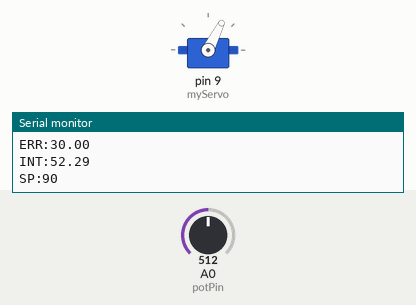
The sketch below on a simulated Arduino Uno, built with avr-gcc and run on an emulated ATmega328P. On the bench: servo, the last lines printed to the serial monitor. The inputs (shaded band) are chosen by the test bench; at power-on: A0 (potPin) = 512.

Above: at 1.2 s.
1.3 s: A0 (potPin) set to 1023
At 4.05 s:
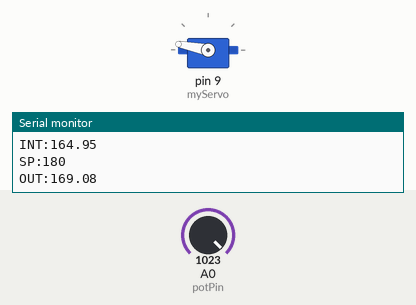
4.3 s: A0 (potPin) set to 448
At 7.05 s:
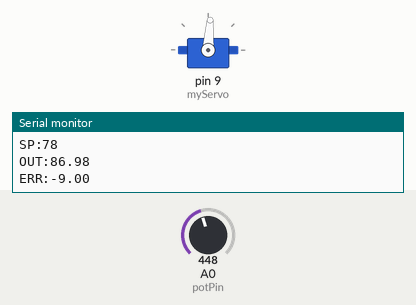
7.3 s: A0 (potPin) set to 437
10.3 s: A0 (potPin) set to 158
At 12.88 s:
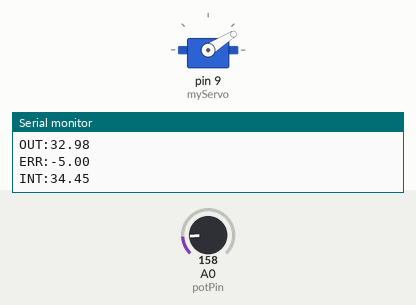
13.3 s: A0 (potPin) set to 131
16.3 s: A0 (potPin) set to 0
At 20.1 s:
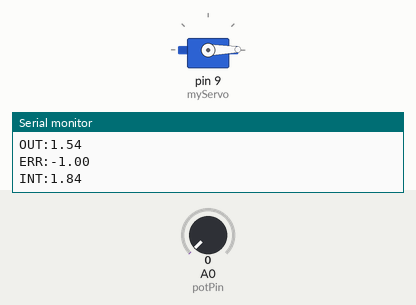
Timing chart, 0 to 20.3 s (numbered marks = the images above; inputs shaded):
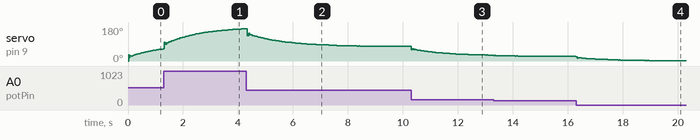

The sketch:

Arduino_pid_controller.ino
```cpp
#include <Servo.h>
Servo myServo;

//Declaration of integers
int potPin = A0;
int sensorValue;
int servoAngle = 90;
int setpoint;

//Declaration of unsigned long
unsigned long delta_time;
unsigned long currentLoopTime;
unsigned long previousLoopTime;

//Declaration of double
double kp = 0.3;
double ki = 1.0;
double kd = 1.25;
double error = 0;
double integral = 0;
double derivative = 0;
double last_error = 0;
double output = 0;


//Setup for loop
void setup(){
  myServo.attach(9);
  Serial.begin(9600);
  previousLoopTime = millis();
}

//Loop for Arduino
void loop(){
  sensorValue = analogRead(potPin);
  setpoint = map(sensorValue,0,1023,0,180);
  currentLoopTime = millis();
  delta_time = currentLoopTime - previousLoopTime;

  //Calculations for PID
  error = setpoint - servoAngle;
  integral = integral + (error * (delta_time/1000.0));
  integral = constrain(integral, -180, 180);
  derivative = (error - last_error) / delta_time;
  output = (kp * error) + (ki * integral) + (kd * derivative);
  output = constrain(output, 0, 180);

  myServo.write(output);
  servoAngle = (int)output;

  last_error = error;
  previousLoopTime = currentLoopTime;

//Serial Prints for PID Controller
  Serial.print("SP:"); Serial.println(setpoint);
  Serial.print("OUT:"); Serial.println(output);
  Serial.print("ERR:"); Serial.println(error);
  Serial.print("INT:"); Serial.println(integral);
  delay(20);
}
```
